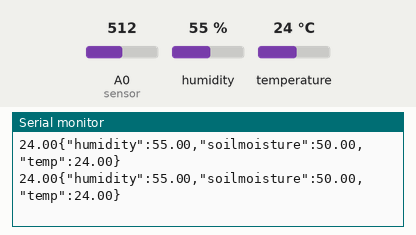
Recording of a sketch running on a simulated Arduino Uno, built with avr-gcc and run on an emulated ATmega328P. Shown: the last lines printed to the serial monitor. Inputs (shaded band) come from the test bench; at power-on: humidity 55 %, A0 (sensor) = 512, temperature 24 °C.

Above: at 10.8 s.
10.9 s: humidity set to 22 %
At 15.8 s:
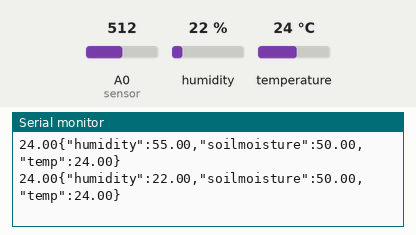
18.4 s: A0 (sensor) set to 716
At 20.6 s:
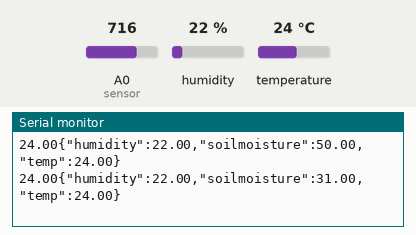
25.9 s: temperature set to 12 °C
At 31.2 s:
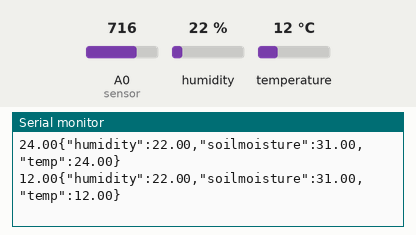
33.4 s: A0 (sensor) set to 900
At 35.9 s:
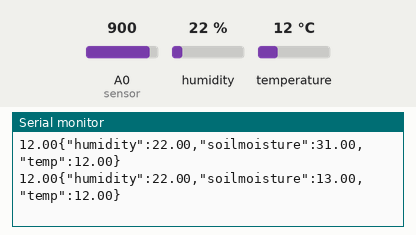
40.9 s: humidity set to 40 %
At 46.6 s:
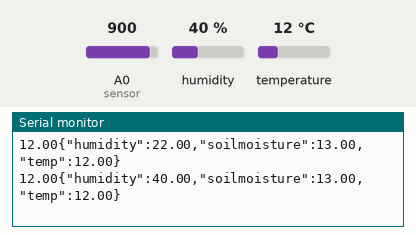
Timing chart, 0 to 48.1 s (numbered marks = the images above; inputs shaded):
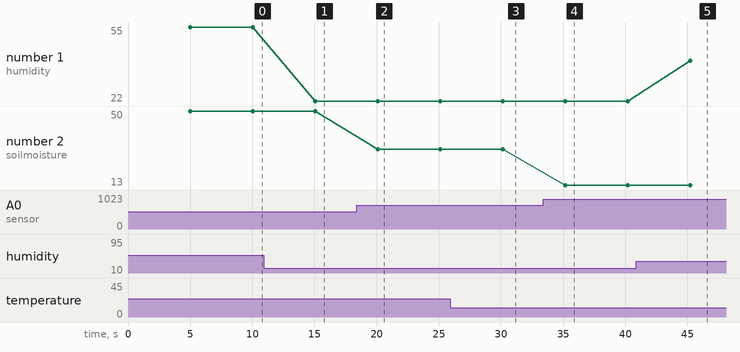

The sketch:

codigo_arduino.ino
```cpp
#include <DHT.h>


// Definimos el pin digital 2 dht11
#define DHTPIN 2
//Defin pin soilmoisture
#define sensor A0

#define DHTTYPE DHT11


DHT dht(DHTPIN, DHTTYPE);

void setup() {
  Serial.begin(9600);
  pinMode(sensor, INPUT);
  dht.begin();

}

void loop() {
    // Esperamos 5 segundos entre medidas
  delay(5000);

  float  soilmoisture = map(analogRead(sensor), 0, 1023, 100, 0);
  float humidity = dht.readHumidity();
  float temp = dht.readTemperature();

 Serial.print(temp);
  if (isnan(humidity) || isnan(temp) || isnan(soilmoisture) ) {
    Serial.println("Error obteniendo los datos del sensor DHT11");

  }else{
       String jsonString=String("{\"humidity\":")+humidity+String(",\"soilmoisture\":")+soilmoisture+String(",\"temp\":")+temp+String("}");
       Serial.println(jsonString);
    }

}
```

Measured:
- after the input at 10.9 s, the serial monitor: prints a new line after 4.2 s (image 1)
- after the input at 18.4 s, the serial monitor: prints a new line after 1.7 s (image 2)
- after the input at 25.9 s, the serial monitor: prints a new line after 4.2 s (image 3)
- after the input at 33.4 s, the serial monitor: prints a new line after 1.8 s (image 4)
- after the input at 40.9 s, the serial monitor: prints a new line after 4.3 s (image 5)
- plotted number 1: 55 → 22 after the input at 10.9 s, 22 → 40 after the input at 40.9 s
- plotted number 2: 50 → 31 after the input at 18.4 s, 31 → 13 after the input at 33.4 s
